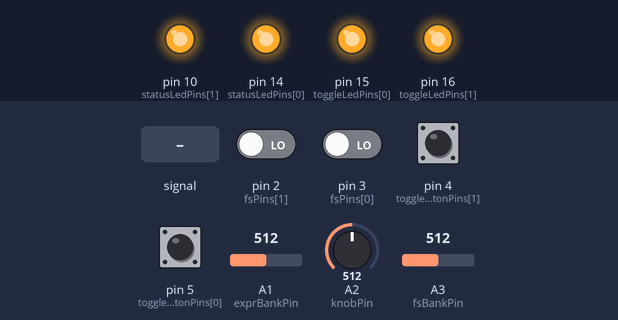
Bench run of a sketch on a simulated Arduino Leonardo, built with avr-gcc and run on an emulated ATmega32U4. Parts: output pins drawn as LEDs (lit = HIGH). Inputs (shaded band) come from the test bench; at power-on: pin 2 (fsPins[1]), pin 3 (fsPins[0]), pin 4 (toggleButtonPins[1]), pin 5 (toggleButtonPins[0]) LOW, A3 (fsBankPin) = 512, A1 (exprBankPin) = 512, A2 (knobPin) = 512.

Above: at 2.2 s.
2.3 s: A3 (fsBankPin) fed a 200 Hz sine of ±81 counts around its level
At 4.4 s:
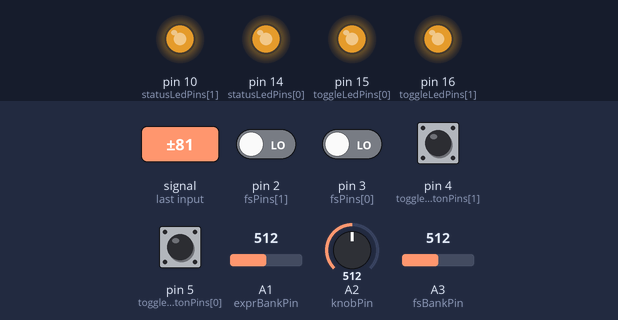
5.3 s: pin 4 (toggleButtonPins[1]) pulled HIGH for 1 s
8.4 s: A3 (fsBankPin) set to 560
9.9 s: A3 (fsBankPin) set to 592
At 10.7 s:
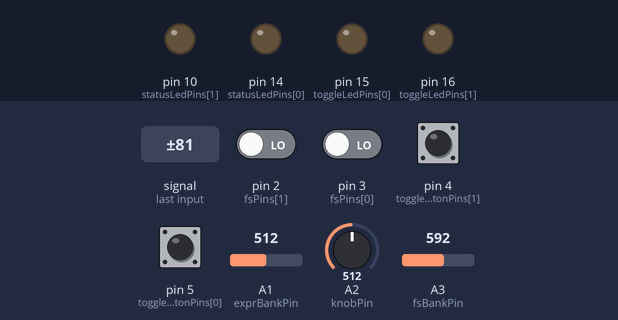
11.4 s: pin 5 (toggleButtonPins[0]) pulled HIGH for 0.15 s
At 12.5 s:
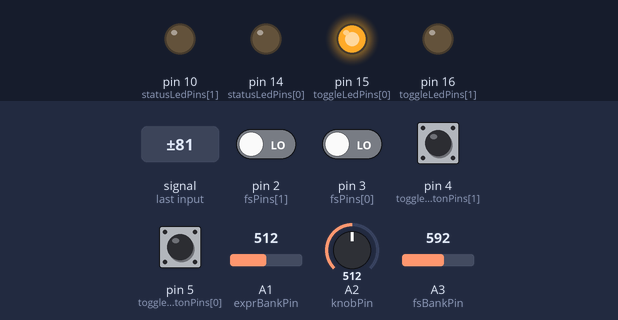
13.0 s: pin 4 (toggleButtonPins[1]) pulled HIGH for 0.15 s
At 13.7 s:
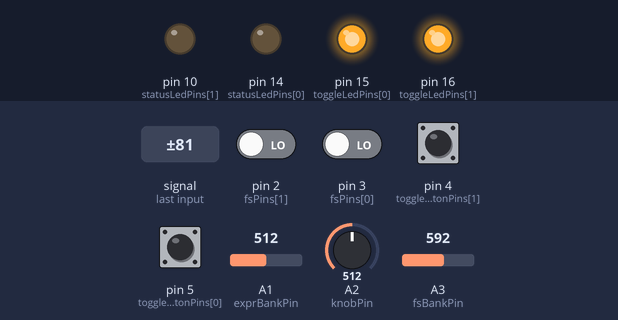
Timing chart, 0 to 15.6 s (numbered marks = the images above; inputs shaded):
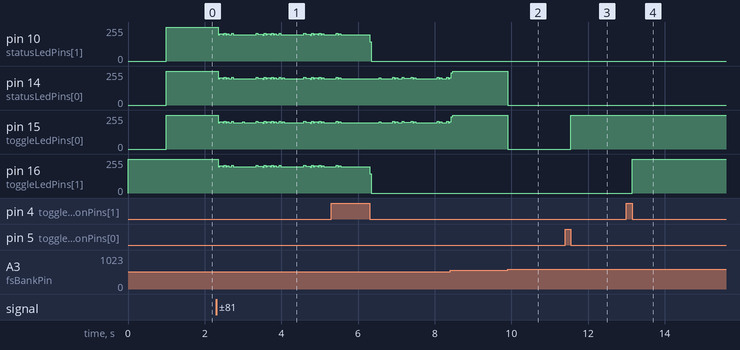

Measured:
- the behaviour switches between 575 and 576 on A3 (fsBankPin) (found by bisection; images 1 and 2)
- after the input at 9.9 s, pin 14 (statusLedPins[0]), pin 15 (toggleLedPins[0]): 255/255 → 0/255 at once
- after the input at 11.4 s, pin 15 (toggleLedPins[0]): 0/255 → 255/255 after 0.15 s
- after the input at 13.0 s, pin 16 (toggleLedPins[1]): 0/255 → 255/255 after 0.15 s

The sketch:

pedal_firmware.ino
```cpp
#include "MIDIUSB.h"


// === CONSTANTS ===
const int NUM_BANKS = 4;
const byte MIDI_CHANNEL = 7;

const float FILTER_MAX_RATE = 4.2;  // Max amount expr or knob can change in a second
const int POT_LOWER = 132;  // deadband of 4 added to both of these
const int POT_UPPER = 1019;
// NOTE Expr pedal seems to follow curve of format y = A*B^(-Dx) + C
// These values were found by plugging in the max and min values of the
// pedal, then solving for all values while tweaking B and D.
// Padded raw max and min measured at [80, 250]
// https://www.desmos.com/calculator/cv4xtfvs05
const float EXPR_CURVE_A = 287.8;
const float EXPR_CURVE_B = 1.2;
const float EXPR_CURVE_C = -37.8;
const float EXPR_CURVE_D = 4.9;
const float EXPR_CURVE_DENOM = log(EXPR_CURVE_B) * EXPR_CURVE_D;

const byte FS_BANK_CCS[NUM_BANKS][2] = {
  {20, 21},
  {22, 23},
  {24, 25},
  {67, 64}  // These cc's are for piano soft and sustain pedals
};
// Foot controller, mod wheel, and two undefineds
const byte EXPR_BANK_CCS[NUM_BANKS] = {4, 1, 14, 15};
const byte KNOB_BANK_CCS[NUM_BANKS] = {102, 103, 104, 105};

const int PRESS_EVENT = 1;
const int RELEASE_EVENT = -1;
const int NO_EVENT = 0;


// === PINS ===
int toggleLedPins[] = {15, 16};
int statusLedPins[] = {14, 10};

int exprPin = A0;
int fsBankPin = A3;
int knobPin = A2;
int exprBankPin = A1;

int fsPins[] = {3, 2};
int toggleButtonPins[] = {5, 4};
int extraButtonPin = 6;


// === STATE ===
int lastMillis = 0;
float dt = 0;
int currentFsBank = 0;
int currentExprBank = 0;

bool toggleStates[NUM_BANKS][2];  // Whether toggle mode is on or off for each fs in each bank
bool fsMidi[NUM_BANKS][2];  // The last state of each fs control sent over midi
bool physFsState[2];  // The last physical pressed state of each fs
bool physToggleState[2];  // The last physical pressed state of each toggle

float lastExpr = 0;
float lastKnob = 0;


// === HELPERS ===
float normalize(int value, int lower, int upper) {
  value -= lower;
  return clamp(value / ((float) (upper - lower)));
}

float clamp(float val) {
  return min(1, max(0, val));
}

void maybeResetFs(int i) {
  if(!toggleStates[currentFsBank][i]) {
    writeFs(i, false);
  }
}

void writeFs(int i, bool val) {
  if(fsMidi[currentFsBank][i] != val) {
    writeCc(FS_BANK_CCS[currentFsBank][i], val ? 127 : 0);
    fsMidi[currentFsBank][i] = val;
  }
}

void writeCc(byte cc, byte val) {
  midiEventPacket_t event = {0x0B, 0xB0 | MIDI_CHANNEL, cc, val};
  MidiUSB.sendMIDI(event);
}

int getPressEvent(int pin, bool* state) {
  int event = NO_EVENT;
  bool pressed = (digitalRead(pin) == LOW);

  if(pressed && !*state) {
    event = PRESS_EVENT;
  }
  else if(!pressed && *state) {
    event = RELEASE_EVENT;
  }

  *state = pressed;
  return event;
}

void updateFs(int i) {
  int event = getPressEvent(fsPins[i], &physFsState[i]);
  bool isToggle = toggleStates[currentFsBank][i];

  if(event == PRESS_EVENT && isToggle) {
    writeFs(i, !fsMidi[currentFsBank][i]);
  }
  else if(event == PRESS_EVENT) {
    writeFs(i, true);
  }
  else if(event == RELEASE_EVENT && !isToggle) {
    writeFs(i, false);
  }
}

void updateKnob() {
  float normalized = normalize(analogRead(knobPin), POT_LOWER, POT_UPPER);
  updateControl(normalized, &lastKnob, KNOB_BANK_CCS[currentExprBank]);
}

void updateExpr() {
  int raw = analogRead(exprPin);
  Serial.println(raw);
  float logArg = max(0, (raw - EXPR_CURVE_C) / EXPR_CURVE_A);
  float unboundedOut = -log(logArg) / EXPR_CURVE_DENOM;
  updateControl(clamp(unboundedOut), &lastExpr, EXPR_BANK_CCS[currentExprBank]);
}

void updateControl(float normalized, float* state, int cc) {
  float direction = normalized > *state ? 1 : -1;
  float change = abs(normalized - *state);
  float rate = change / dt;

  if(rate > FILTER_MAX_RATE) {
    change = FILTER_MAX_RATE * dt;
  }
  float filtered = *state + (change * direction);

  byte prevMidi = min(127, floor(*state * 128));
  byte desiredMidi = min(127, floor(filtered * 128));

  if(desiredMidi != prevMidi) {
    writeCc(cc, desiredMidi);
  }

  *state = filtered;
}

void handleBankChanges() {
  float fsBankReading = normalize(
    analogRead(fsBankPin), POT_LOWER, POT_UPPER);
  float exprBankReading = normalize(
    analogRead(exprBankPin), POT_LOWER, POT_UPPER);
  int desiredFsBank = min(NUM_BANKS - 1, floor(fsBankReading * NUM_BANKS));
  int desiredExprBank = min(NUM_BANKS - 1, floor(exprBankReading * NUM_BANKS));

  if(desiredFsBank != currentFsBank) {
    maybeResetFs(0);
    maybeResetFs(1);
  }

  currentFsBank = desiredFsBank;
  currentExprBank = desiredExprBank;
}

void updateToggleState(int i) {
  if(getPressEvent(toggleButtonPins[i], &physToggleState[i]) == PRESS_EVENT) {
    toggleStates[currentFsBank][i] = !toggleStates[currentFsBank][i];
    maybeResetFs(0);
    maybeResetFs(1);
  }
}

void sendControls() {
  updateFs(0);
  updateFs(1);
  // NOTE - Expression pedal too noisy. Disabled.
  // updateExpr();
  updateKnob();

  MidiUSB.flush();
}

void updateFsDisplay(int i) {
  digitalWrite(
    toggleLedPins[i],
    toggleStates[currentFsBank][i] ? HIGH : LOW);
  digitalWrite(
    statusLedPins[i],
    fsMidi[currentFsBank][i] ? HIGH : LOW);
}


// === MAIN STUFF ===
void setup() {
  // Outputs
  pinMode(toggleLedPins[0], OUTPUT);
  pinMode(toggleLedPins[1], OUTPUT);
  pinMode(statusLedPins[0], OUTPUT);
  pinMode(statusLedPins[1], OUTPUT);
  Serial.begin(115200);

  // Analog Inputs
  pinMode(exprPin, INPUT);
  pinMode(fsBankPin, INPUT);
  pinMode(knobPin, INPUT);
  pinMode(exprBankPin, INPUT);

  // Digital Inputs
  pinMode(fsPins[0], INPUT);
  pinMode(fsPins[1], INPUT);
  pinMode(toggleButtonPins[0], INPUT);
  pinMode(toggleButtonPins[1], INPUT);

  pinMode(extraButtonPin, INPUT);

  // Blink green light to indicate end of startup
  digitalWrite(toggleLedPins[1], HIGH);
  delay(1000);
  digitalWrite(toggleLedPins[1], LOW);
}


void loop() {
  int currentMillis = millis();
  dt = (currentMillis - lastMillis) / 1000.0;
  lastMillis = currentMillis;

  handleBankChanges();

  updateToggleState(0);
  updateToggleState(1);
  updateFsDisplay(0);
  updateFsDisplay(1);

  sendControls();
}
```
